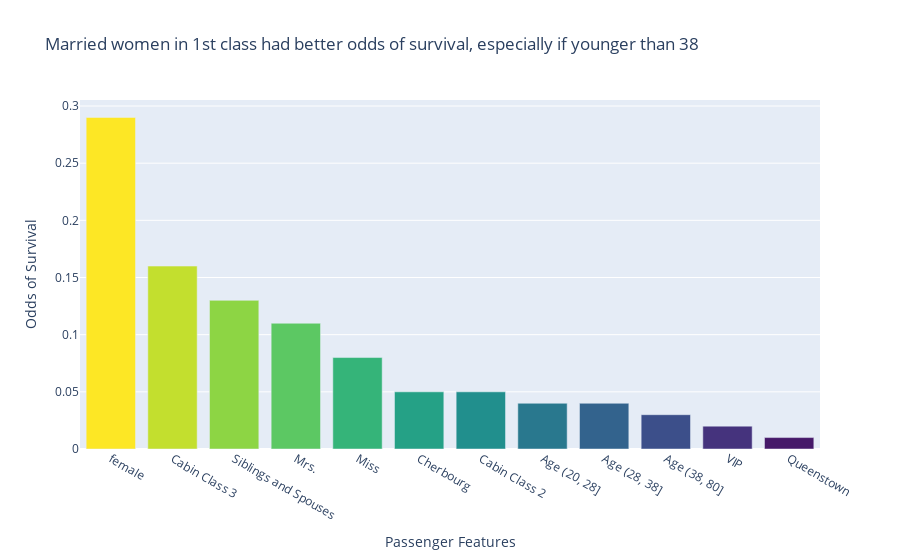

The notebook cell this image was saved under:
### Code cell
# Let's display that with Plotly.
mydata = [go.Bar(
    x=features_i['feature'],
    y=features_i['importance'],
    marker=dict(color=Viridis[::-6])
)]

mylayout = go.Layout(
    title='Married women in 1st class had better odds of survival, especially if younger than 38',
    xaxis = {'title': 'Passenger Features'},
    yaxis = {'title': 'Odds of Survival'}, 

)
fig = go.Figure(data=mydata, layout=mylayout)
fig

### Figure 1 — Plotly figure (JSON) as saved in the notebook; plotly's stock layout.template omitted (floating-point values rounded to 4 significant figures)
{"data": [{"marker": {"color": ["#fde725", "#c3df2e", "#8dd544", "#5cc863", "#35b479", "#25a186", "#218f8d", "#29788e", "#33638d", "#3c4f8a", "#45337d", "#461969"]}, "type": "bar", "x": ["female", "Cabin Class 3", "Siblings and Spouses", "Mrs.", "Miss", "Cherbourg", "Cabin Class 2", "Age (20, 28]", "Age (28, 38]", "Age (38, 80]", "VIP", "Queenstown"], "y": [0.29, 0.16, 0.13, 0.11, 0.08, 0.05, 0.05, 0.04, 0.04, 0.03, 0.02, 0.01]}], "layout": {"autosize": true, "title": {"text": "Married women in 1st class had better odds of survival, especially if younger than 38"}, "xaxis": {"autorange": true, "range": [-0.5, 11.5], "title": {"text": "Passenger Features"}, "type": "category"}, "yaxis": {"autorange": true, "range": [0, 0.3053], "title": {"text": "Odds of Survival"}, "type": "linear"}}}
